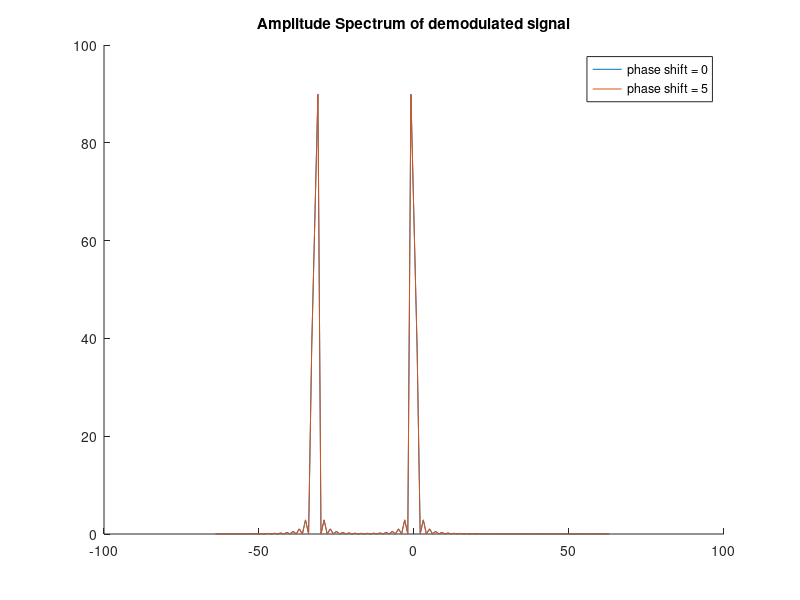
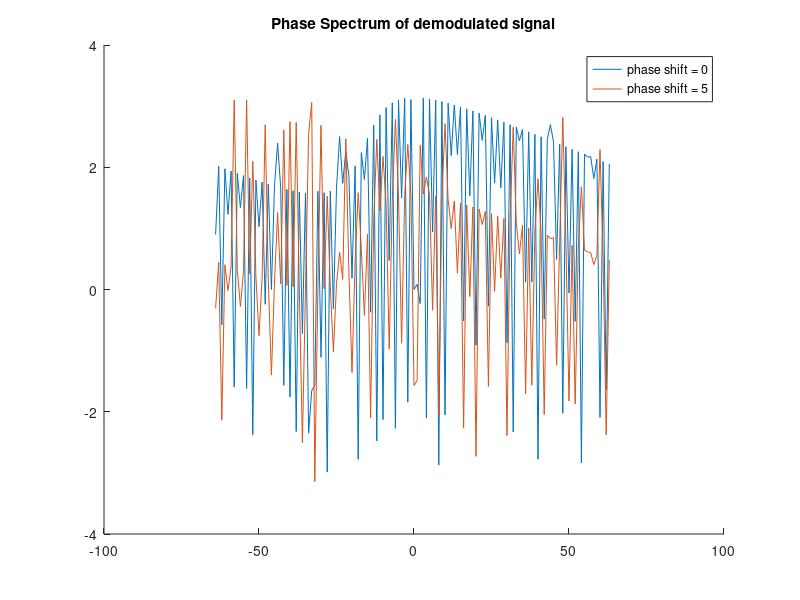
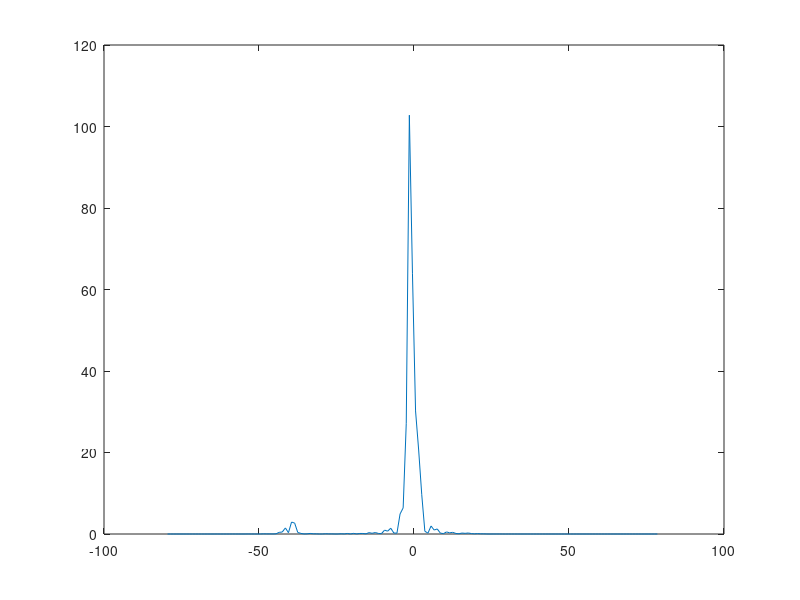
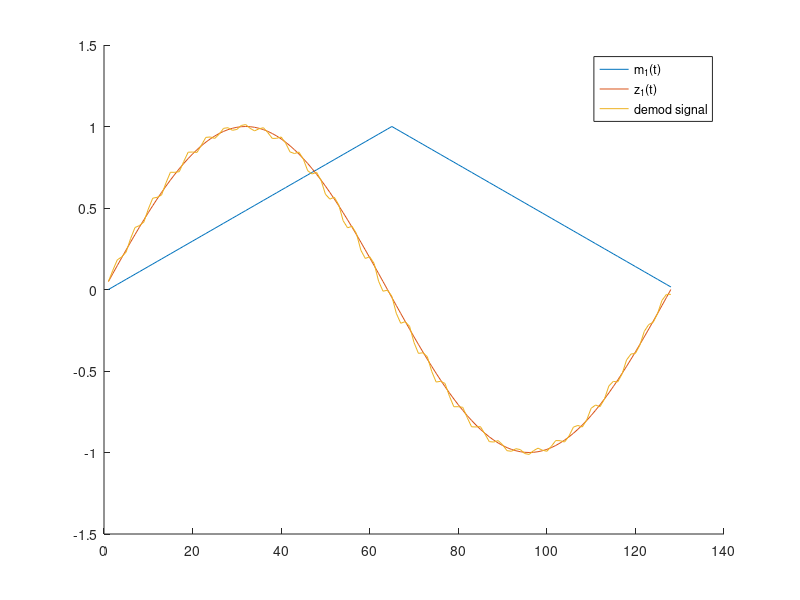

Reproduce these figures in MATLAB, in order.
clc; clear; close all;

fc = 1/8;
N = 128;
n = 1:N;

%lowpass
Nh = 32;
lowpass = 5;
Hf = [ones(1,lowpass) zeros(1,Nh+1-2*lowpass) ones(1,lowpass-1)];
h = ifftshift(ifft(Hf));
h = h*sqrt(Nh);
%figure;
%stem(1:Nh,h);
DC_gain = sum(h);
h = h/DC_gain;

%m1
tri = [0:64 63:-1:1];
tri = tri/64;
%m2
f = 1/128;
sin_ = sin(2*pi*f*n);
%m
signal = tri + 1i*sin_;

%carrier
carrier = exp(1i*2*pi*fc*n)*sqrt(2);
%mod
Tx = signal.*carrier;
Tx = real(Tx);
%demod
carrier_demod_0 = exp(-1i*(2*pi*fc*n))*sqrt(2);
Rx_0 = Tx.*carrier_demod_0;
Rxf_0 = fftshift(fft(Rx_0));
theta = deg2rad(-90);
carrier_demod = exp(-1i*(2*pi*fc*n-theta))*sqrt(2);
Rx = Tx.*carrier_demod;
Rxf = fftshift(fft(Rx));
figure;
hold on;
plot(-N/2:(N-1)/2,abs(Rxf_0));
plot(-N/2:(N-1)/2,abs(Rxf));
legend('phase shift = 0', 'phase shift = 5');
title('Amplitude Spectrum of demodulated signal');
hold off;
figure;
hold on;
plot(-N/2:(N-1)/2,angle(Rxf_0));
plot(-N/2:(N-1)/2,angle(Rxf));
legend('phase shift = 0', 'phase shift = 5');
title('Phase Spectrum of demodulated signal');
hold off;

%lowpass
out = conv(h,Rx); % lowpass
outf = fftshift(fft(out));
outn = length(outf);
figure;
plot(-outn/2:(outn-1)/2,abs(outf));
outi = real(out);
outq = (out-outi)/1j;

z1 = tri*cos(theta)-sin_*sin(theta);
z2 = tri*sin(theta)+sin_*cos(theta);

delay = 16;
figure;
hold on;
plot(1:N,tri);
plot(1:N,z1);
plot(1:N,outi(delay+1:delay+N));
legend('m_1(t)','z_1(t)','demod signal');
hold off;
figure;
hold on;
plot(1:N,sin_);
plot(1:N,z2);
plot(1:N,outq(delay+1:delay+N));
legend('m_2(t)','z_2(t)','demod signal');
hold off;